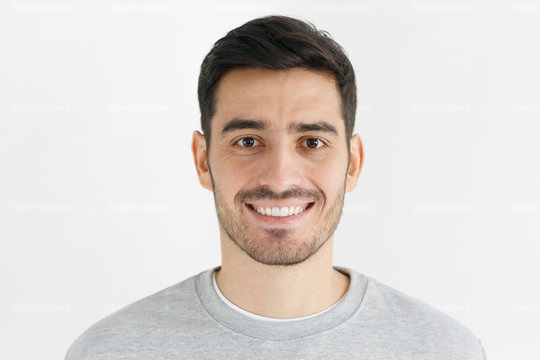
#> input picture spectral_watermarked.png, 540 x 360 px; the run also reads 1 picture not shown here
$ python detect_spectral_watermark.py
#> lines starting #> are read from the running program, lines starting #| are printed output that depends on the picture; after the words box and inside, x2 and y2 are one past the last pixel; in counts of white or black regions, pixels touching at a corner belong together
import cv2
import numpy as np

def detect_spectral_watermark(image_path, original_path=None):
    # Load the watermarked image
#> called with image_path = 'spectral_watermarked.png', original_path = 'input.jpg'
    watermarked_img = cv2.imread(image_path, cv2.IMREAD_GRAYSCALE)
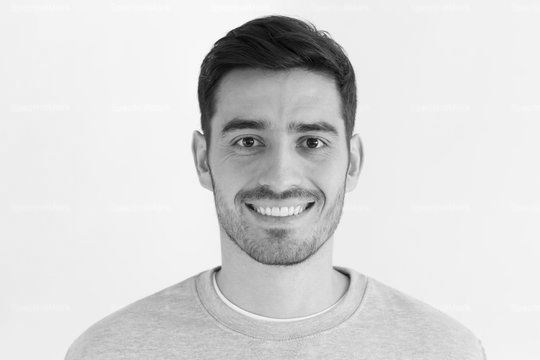
#> watermarked_img: shape (360, 540); min 0, max 254, mean 216
    if watermarked_img is None:
        print("Error: Unable to load the watermarked image.")
        return

    # Perform DFT on the watermarked image
    dft_watermarked = cv2.dft(np.float32(watermarked_img), flags=cv2.DFT_COMPLEX_OUTPUT)
    dft_watermarked_shift = np.fft.fftshift(dft_watermarked)

    if original_path:
        # Load the original image
        original_img = cv2.imread(original_path, cv2.IMREAD_GRAYSCALE)
#> original_img: shape (360, 540); min 3, max 255, mean 217.1
        if original_img is None:
            print("Error: Unable to load the original image.")
            return

        # Perform DFT on the original image
        dft_original = cv2.dft(np.float32(original_img), flags=cv2.DFT_COMPLEX_OUTPUT)
        dft_original_shift = np.fft.fftshift(dft_original)

        # Subtract the original spectrum from the watermarked spectrum
        diff = cv2.magnitude(dft_watermarked_shift[:, :, 0] - dft_original_shift[:, :, 0],
                             dft_watermarked_shift[:, :, 1] - dft_original_shift[:, :, 1])
    else:
        # Analyze the magnitude spectrum of the watermarked image
        diff = cv2.magnitude(dft_watermarked_shift[:, :, 0], dft_watermarked_shift[:, :, 1])

    # Normalize the difference for visualization
    diff_normalized = cv2.normalize(diff, None, 0, 255, cv2.NORM_MINMAX).astype(np.uint8)

    # Threshold to detect anomalies (potential watermark regions)
    _, thresholded = cv2.threshold(diff_normalized, 0, 255, cv2.THRESH_BINARY + cv2.THRESH_OTSU)
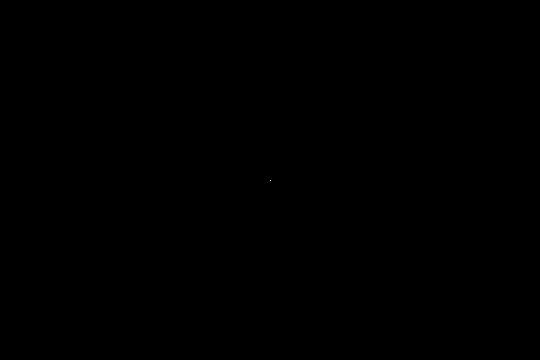
#> thresholded: shape (360, 540); 0% white in thin lines or dots, all inside (x1, y1, x2, y2) = (270, 180, 271, 181)

    # Count the number of significant anomalies
    anomalies = np.sum(thresholded > 0)
#> anomalies = 1

    # Display results
    if anomalies > 0:
        print("Spectral watermark detected in the image.")
    else:
        print("No spectral watermark detected in the image.")

    # Save the difference image for inspection
    cv2.imwrite("spectral_watermark_diff.png", diff_normalized)
    print("Difference image saved as spectral_watermark_diff.png")


# Example usage
if __name__ == "__main__":
    detect_spectral_watermark("spectral_watermarked.png", "input.jpg")
